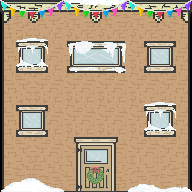

The image is a tile-based game level rendered from a .tmx file. Its description and complete source (layers, tilesets, objects, tile grids) follow:
An orthogonal 6x6 tile map with 32x32 px tiles, 5 tile layers (Tile Layer 1, Tile Layer 2, Tile Layer 3, Tile Layer 4, ...), 2 tilesets.

<map version="1.0" orientation="orthogonal" renderorder="right-down" width="6" height="6" tilewidth="32" tileheight="32" nextobjectid="1">
 <tileset firstgid="1" name="testsprite" tilewidth="32" tileheight="32">
  <image source="../tiled/testsprite.png" width="640" height="640" />
 </tileset>
 <tileset firstgid="401" name="testspriteevil" tilewidth="32" tileheight="32">
  <image source="../tiled/testspriteevil.png" width="640" height="640" />
 </tileset>
 <layer name="Tile Layer 1" width="6" height="6">
  <data>
   <tile gid="1" />
   <tile gid="2" />
   <tile gid="3" />
   <tile gid="4" />
   <tile gid="5" />
   <tile gid="6" />
   <tile gid="21" />
   <tile gid="30" />
   <tile gid="30" />
   <tile gid="30" />
   <tile gid="30" />
   <tile gid="26" />
   <tile gid="21" />
   <tile gid="30" />
   <tile gid="30" />
   <tile gid="30" />
   <tile gid="30" />
   <tile gid="26" />
   <tile gid="21" />
   <tile gid="30" />
   <tile gid="30" />
   <tile gid="30" />
   <tile gid="30" />
   <tile gid="26" />
   <tile gid="21" />
   <tile gid="30" />
   <tile gid="30" />
   <tile gid="30" />
   <tile gid="30" />
   <tile gid="26" />
   <tile gid="33" />
   <tile gid="34" />
   <tile gid="35" />
   <tile gid="36" />
   <tile gid="37" />
   <tile gid="38" />
  </data>
 </layer>
 <layer name="Tile Layer 2" width="6" height="6">
  <data>
   <tile gid="0" />
   <tile gid="0" />
   <tile gid="0" />
   <tile gid="0" />
   <tile gid="0" />
   <tile gid="0" />
   <tile gid="92" />
   <tile gid="93" />
   <tile gid="90" />
   <tile gid="91" />
   <tile gid="92" />
   <tile gid="93" />
   <tile gid="112" />
   <tile gid="113" />
   <tile gid="110" />
   <tile gid="111" />
   <tile gid="112" />
   <tile gid="113" />
   <tile gid="92" />
   <tile gid="93" />
   <tile gid="0" />
   <tile gid="0" />
   <tile gid="92" />
   <tile gid="93" />
   <tile gid="112" />
   <tile gid="113" />
   <tile gid="19" />
   <tile gid="20" />
   <tile gid="112" />
   <tile gid="113" />
   <tile gid="0" />
   <tile gid="0" />
   <tile gid="39" />
   <tile gid="40" />
   <tile gid="0" />
   <tile gid="0" />
  </data>
 </layer>
 <layer name="Tile Layer 3" width="6" height="6">
  <data>
   <tile gid="0" />
   <tile gid="0" />
   <tile gid="374" />
   <tile gid="375" />
   <tile gid="0" />
   <tile gid="0" />
   <tile gid="242" />
   <tile gid="243" />
   <tile gid="294" />
   <tile gid="295" />
   <tile gid="0" />
   <tile gid="0" />
   <tile gid="262" />
   <tile gid="263" />
   <tile gid="314" />
   <tile gid="315" />
   <tile gid="0" />
   <tile gid="0" />
   <tile gid="0" />
   <tile gid="0" />
   <tile gid="0" />
   <tile gid="0" />
   <tile gid="242" />
   <tile gid="243" />
   <tile gid="0" />
   <tile gid="0" />
   <tile gid="0" />
   <tile gid="0" />
   <tile gid="262" />
   <tile gid="263" />
   <tile gid="271" />
   <tile gid="272" />
   <tile gid="0" />
   <tile gid="0" />
   <tile gid="273" />
   <tile gid="274" />
  </data>
 </layer>
 <layer name="Tile Layer 4" width="6" height="6">
  <data>
   <tile gid="0" />
   <tile gid="0" />
   <tile gid="0" />
   <tile gid="0" />
   <tile gid="0" />
   <tile gid="0" />
   <tile gid="0" />
   <tile gid="0" />
   <tile gid="0" />
   <tile gid="0" />
   <tile gid="0" />
   <tile gid="0" />
   <tile gid="0" />
   <tile gid="0" />
   <tile gid="0" />
   <tile gid="0" />
   <tile gid="0" />
   <tile gid="0" />
   <tile gid="0" />
   <tile gid="0" />
   <tile gid="0" />
   <tile gid="0" />
   <tile gid="0" />
   <tile gid="0" />
   <tile gid="0" />
   <tile gid="0" />
   <tile gid="0" />
   <tile gid="0" />
   <tile gid="0" />
   <tile gid="0" />
   <tile gid="0" />
   <tile gid="0" />
   <tile gid="57" />
   <tile gid="58" />
   <tile gid="0" />
   <tile gid="0" />
  </data>
 </layer>
 <layer name="Tile Layer 5" width="6" height="6">
  <data>
   <tile gid="53" />
   <tile gid="54" />
   <tile gid="53" />
   <tile gid="54" />
   <tile gid="53" />
   <tile gid="54" />
   <tile gid="0" />
   <tile gid="0" />
   <tile gid="0" />
   <tile gid="0" />
   <tile gid="0" />
   <tile gid="0" />
   <tile gid="0" />
   <tile gid="0" />
   <tile gid="0" />
   <tile gid="0" />
   <tile gid="0" />
   <tile gid="0" />
   <tile gid="0" />
   <tile gid="0" />
   <tile gid="0" />
   <tile gid="0" />
   <tile gid="0" />
   <tile gid="0" />
   <tile gid="0" />
   <tile gid="0" />
   <tile gid="0" />
   <tile gid="0" />
   <tile gid="0" />
   <tile gid="0" />
   <tile gid="0" />
   <tile gid="0" />
   <tile gid="0" />
   <tile gid="0" />
   <tile gid="0" />
   <tile gid="0" />
  </data>
 </layer>
</map>
